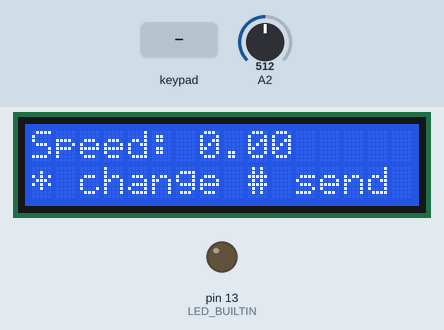
Bench run of a sketch on a simulated Arduino Uno, built with avr-gcc and run on an emulated ATmega328P. Shown: 16×2 character LCD, output pins drawn as LEDs (lit = HIGH). Inputs (shaded band) come from the test bench; at power-on: A2 = 512. WiFi joins after 1.5 s; servers stay silent unless stated; no MQTT or app messages arrive unless stated; what the sketch prints to the serial monitor is not drawn.

Above: at 4.8 s.
4.9 s: keypad keys 2 3 4 5 * pressed 0.4 s apart
At 7.7 s:
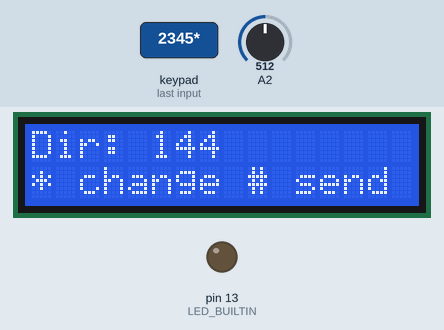
8.4 s: key 'D' pressed
At 9.4 s:
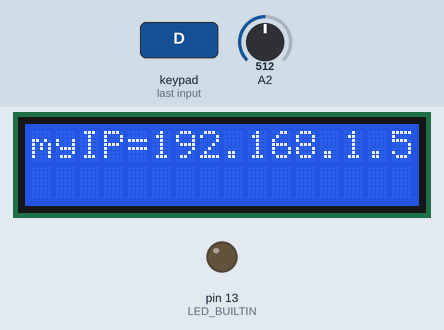
11.4 s: A2 set to 306
At 12.5 s:
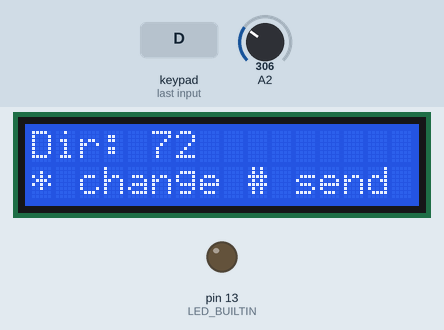
14.4 s: keypad keys 6 7 8 9 * pressed 0.4 s apart
At 16.5 s:
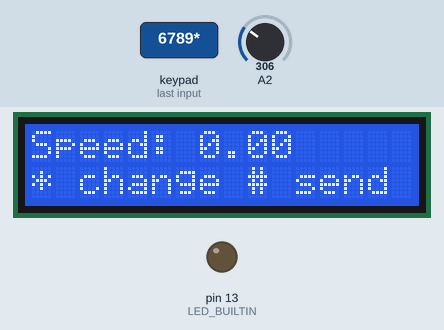
19.4 s: keypad keys 1 3 9 7 * pressed 0.4 s apart
At 19.56 s:
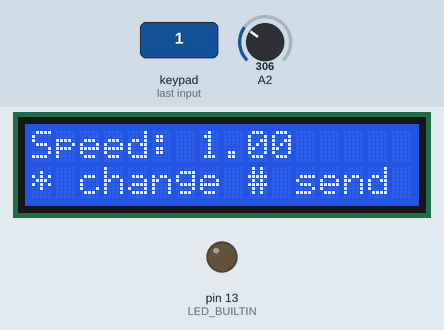
24.4 s: A2 set to 122
At 25.7 s:
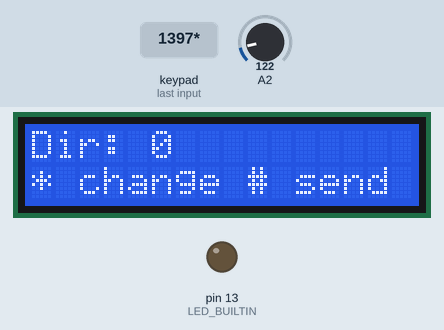
Timing chart, 0 to 27.0 s (numbered marks = the images above; inputs shaded):
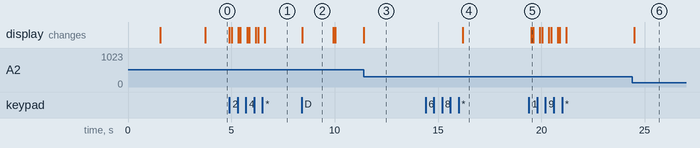

The sketch:

week14.ino
```cpp
#include <LiquidCrystal.h>
#include <Ethernet.h>
#include <PubSubClient.h>
#include <TimerOne.h>
#include <Keypad.h>


// initialize the library by associating any needed LCD interface pin
// with the arduino pin number it is connected to
const int rs = 37, en = 36, d4 = 35, d5 = 34, d6 = 33, d7 = 32;
LiquidCrystal lcd(rs, en, d4, d5, d6, d7);

int buttonPin = 10; // Pin connected to the button
volatile bool printSpeed = true;

const byte ROWS = 4;
const byte COLS = 4;

char hexaKeys[ROWS][COLS] = {
  {'1', '2', '3', 'A'},
  {'4', '5', '6', 'B'},
  {'7', '8', '9', 'C'},
  {'*', '0', '#', 'D'}
};

byte pin_rows[ROWS] = {2, 3, 4, 5}; //connect to the row pinouts of the keypad
byte pin_column[COLS] = {6, 7, 8, 9}; //connect to the column pinouts of the keypad

Keypad customKeypad = Keypad(makeKeymap(hexaKeys), pin_rows, pin_column, ROWS, COLS);

EthernetClient ethClient;                               // Ethernet object var
void fetch_IP(void);
#define  mac_6    0x73
static uint8_t mymac[6] = { 0x44,0x76,0x58,0x10,0x00,mac_6 };
byte rev=1;

void fetchIP(){

  lcd.setCursor(0,1);
  lcd.print("     Waiting IP     ");
  rev=Ethernet.begin( mymac);                  // get IP number

  Serial.print( F("\nW5100 Revision ") );

  if ( rev == 0){
    Serial.println( F( "Failed to access Ethernet controller" ) );
    lcd.setCursor(0,0); lcd.print(" Ethernet failed   ");
  }
  Serial.println( F( "Setting up DHCP" ));
  Serial.print("Connected with IP: ");
  Serial.println(Ethernet.localIP());
  lcd.setCursor(0,1);
  lcd.print("                     ");
  lcd.setCursor(0,1);
  lcd.print("myIP=");
  lcd.print(Ethernet.localIP());
  delay(1500);
}
unsigned int Port = 1883;                          //  MQTT port number
byte server[] = { 10,6,0,21 };                    // TAMK IP

char* deviceId     = "picha";                   // * set your device id (will be the MQTT client username) *yksilöllinen*
char* clientId     = "likepi";                       // * set a random string (max 23 chars, will be the MQTT client id) *yksilöllinen*
char* deviceSecret = "tamk";                        // * set your device secret (will be the MQTT client password) *kaikille yhteinen*

//  MQTT Server settings

void callback(char* topic, byte* payload, unsigned int length); // subscription callback for received MQTTT messages

PubSubClient client(server, Port, callback, ethClient);   // mqtt client

//  MQTT topic names

 #define inTopic    "ICT1B_in_2020"                    // * MQTT channel where data are received
 #define outTopic   "ICT4_out_2020"                   // * MQTT channel where data is send


void Connect_MQTT_server(){
  Serial.println(" Connecting to MQTT" );
  Serial.print(server[0]); Serial.print(".");     // Print MQTT server IP number to Serial monitor
  Serial.print(server[1]); Serial.print(".");
  Serial.print(server[2]); Serial.print(".");
  Serial.println(server[3]);
  delay(500);

  if (!client.connected()){                                   // check if allready connected
    if (client.connect(clientId, deviceId, deviceSecret)){ // connection to MQTT server
      Serial.println(" Connected OK " );
      client.subscribe(inTopic);                        // subscript to in topic
    }
    else{
       Serial.println(client.state());
    }
  }
}
void send_MQTT_message(bool isSpeed, int num){                     // Send MQTT message
  char bufa[50];                             //  Print message to serial monitor
  if (client.connected()){
    if (isSpeed)
      sprintf(bufa,"IOTJS={\"S_name1\":\"Wind_speed\",\"S_value1\":%d}", num);               // create message with header and data
    else
      sprintf(bufa,"IOTJS={\"S_name1\":\"Wind_dir\",\"S_value1\":%d}", num);               // create message with header and data
    Serial.println( bufa );
    client.publish(outTopic,bufa);
    Serial.println("Message was sent");                        // send message to MQTT server
  }
  else{                                                           //   Re connect if connection is lost
    delay(500);
    Serial.println("No, re-connecting" );
    client.connect(clientId, deviceId, deviceSecret);
    delay(1000);                                            // wait for reconnecting
  }
}


void callback(char* topic, byte* payload, unsigned int length){
  char* receiv_string;                               // copy the payload content into a char*
  receiv_string = (char*) malloc(length + 1);
  memcpy(receiv_string, payload, length);           // copy received message to receiv_string
  receiv_string[length] = '\0';
  Serial.println( receiv_string );
  free(receiv_string);
}

int getDegrees(int voltage) {
  return voltage * 360/5;
}

void setup() {
 // set up the LCD's number of columns and rows:
  lcd.begin(16, 2);

  Serial.begin(9600);
  pinMode(LED_BUILTIN, OUTPUT);
  pinMode(6, INPUT);
  pinMode(A2, INPUT);
  pinMode(buttonPin, INPUT);
  pinMode(13, OUTPUT);
  fetchIP();                                         // initialize Ethernet connection
  Connect_MQTT_server();                              // connect to MQTT server
}

void loop() {
  // put your main code here, to run repeatedly:
  delay(100);
   lcd.clear();
  float dirPin = analogRead(A2);
  int dir = getDegrees(5*(dirPin/1023));
  float speed;


  lcd.setCursor(0, 0);

  char key = customKeypad.getKey();

  if (key){
    Serial.print(key);
    if (key == '*'){
      printSpeed = !printSpeed;
    }
    else if (key == 'D'){
      lcd.clear();
      lcd.setCursor(0,0);
      lcd.print("myIP=");
      lcd.print(Ethernet.localIP());
      delay(1500);
    }
    else if (key == '#'){
      lcd.clear();
      lcd.setCursor(0, 1);
      lcd.print("Sending message to server");
      if (printSpeed)
        send_MQTT_message(true, speed);
      else
        send_MQTT_message(false, dir);
    }
    else if (key == '0')
      speed = 0;
    else if (key == '1')
      speed = 1;
    else if (key == '2')
      speed = 2;
    else if (key == '3')
      speed = 3;
    else if (key == '4')
      speed = 4;
    else if (key == '5')
      speed = 5;
    else if (key == '6')
      speed = 6;
    else if (key == '7')
      speed = 7;
    else if (key == '8')
      speed = 8;
    else if (key == '9')
      speed = 9;
  }

  lcd.setCursor(0,1);
  lcd.print("* change # send");
  lcd.setCursor(0,0);

  if (printSpeed) {
    lcd.print("Speed:");
    lcd.setCursor(7,0);
    lcd.print(speed);
  }
  else
  {
    lcd.print("Dir:");
    lcd.setCursor(5,0);
    lcd.print(dir);
    // if ((voltage <= 1.4)){
    //   lcd.print("North");
    // }
    // else if ((voltage <= 2.00) && (voltage > 1.4)){
    //   lcd.print("North East");
    // }
    // else if ((voltage > 2.0) && (voltage <= 2.8)){
    //     lcd.print("East");
    //   }
    // else if ((voltage > 2.8) && (voltage <= 3)){
    //   lcd.print("South East");
    // }
    // else if ((voltage > 3.0) && (voltage <= 3.2)){
    //   lcd.print("South");
    // }
    // else if ((voltage > 3.2) && (voltage <= 3.9)){
    //   lcd.print("South West");
    // }
    // else if ((voltage > 3.9) && (voltage <= 4.3)){
    //   lcd.print("West");
    // }
    // else if ((voltage > 4.3) && (voltage < 4.8)){
    //     lcd.print("North West");
    //   }
    // else {
    //   lcd.print("North");
    // }
  }
}
```

Measured:
- after the input at 4.9 s, the display: first changes at once (image 1 shows a later state)
- after the input at 8.4 s, the display: changes at once (image 2)
- after the input at 11.4 s, the display: changes at once (image 3)
- after the input at 14.4 s, the display: changes after 1.8 s (image 4)
- after the input at 19.4 s, the display: changes after 0.11 s (image 5)
- after the input at 24.4 s, the display: changes after 0.11 s (image 6)
- what the display in image 2 shows lasts 1.5 s, from 8.4 s to 9.9 s
